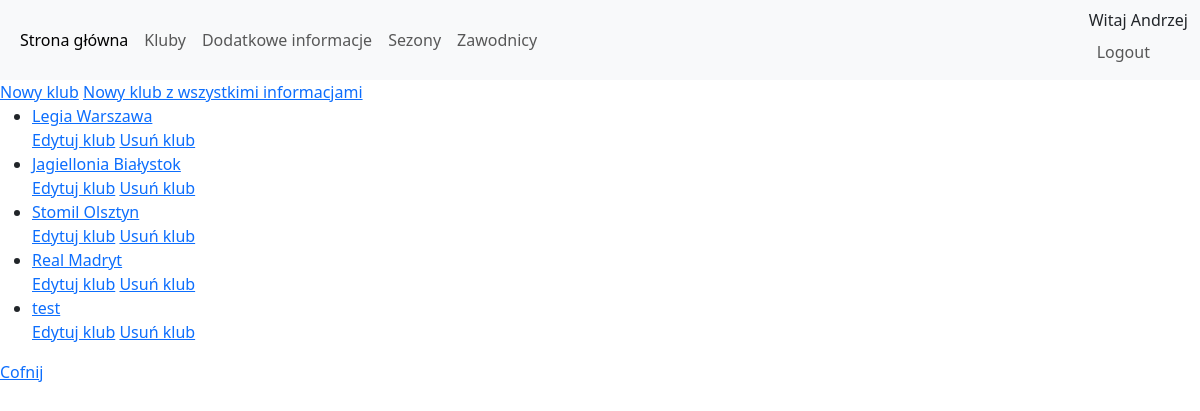
/kluby/portal/klub_wszystkie/ (signed in), run on the app's committed database.
### kluby/models.py (models this page shows, shortened)
class Klub(models.Model):
    nazwa = models.CharField(max_length=64, blank=False, unique=True)
    miasto = models.CharField(max_length=64, blank=True, unique=False)
    rok_powstania = models.PositiveSmallIntegerField(null=True, blank=True)
    opis = models.TextField(default="")

### kluby/views.py (the view)
# urls.py: path('portal/klub_wszystkie/',wszystkie, name='wszystkie'),
def wszystkie(request):
    kluby=Klub.objects.all()
    context = {'kluby': kluby}
    return render(request, 'kluby/wszystkie.html', context)

### templates/kluby/wszystkie.html (shortened to what this page needs)
{% extends 'main/portal.html' %}
{% block strona %}
<a href="{% url 'nowy' %}">Nowy klub</a>
<a href="{% url 'nowy2' %}">Nowy klub z wszystkimi informacjami</a>
{% if kluby %}
    <ul>
    {% for klub in kluby %}
        <li><a href="/kluby/portal/klub_szczegoly/{{ klub.id }}/">{{ klub.nazwa }}</a></li>
        <a href="/kluby/portal/klub_edytuj/{{ klub.id }}/" >Edytuj klub</a>
        <a href="/kluby/portal/klub_usun/{{ klub.id }}/" >Usuń klub</a>
    {% endfor %}
    </ul>
{% else %}
    <p>Brak klubów w bazie danych.</p>
{% endif %}
<a href="{% url 'portal' %}">Cofnij</a>
{% endblock %}

### templates/main/portal.html (shortened to what this page needs)
{% extends 'main/glowny.html' %}
{% block nawigacja %}
<nav class="navbar navbar-expand-sm bg-light navbar-light">
  <div class="container-fluid">
    <ul class="navbar-nav">
      <li class="nav-item">
        <a class="nav-link active" href="/kluby/portal/">Strona główna</a>
      </li>
      <li class="nav-item">
        <a class="nav-link" href="/kluby/portal/klub_wszystkie/">Kluby</a>
      </li>
      <li class="nav-item">
        <a class="nav-link" href="/kluby/portal/extra_wszystkie/">Dodatkowe informacje</a>
      </li>
      <li class="nav-item">
        <a class="nav-link" href="/kluby/portal/sezon_wszystkie/">Sezony</a>
      </li>
       <li class="nav-item">
        <a class="nav-link" href="/kluby/portal/zawodnik_wszystkie/">Zawodnicy</a>
      </li>
    </ul>
    <ul class="nav navbar-nav navbar-right">
      {% if user.is_authenticated %}
      <li class="nav-item">
      <span>
      Witaj {{ user.username }}
      </span>
      <a class="nav-link" href="{% url 'logout' %}">Logout</a>
      </li>
      {% else %}
      <li class="nav-item">
      <a  class="nav-link" href="{% url 'login' %}">Login</a>
      </li>
      {% endif %}
    </ul>
  </div>
</nav>
{% endblock %}

### data on the page
Klub: nazwa "Legia Warszawa"
Klub: nazwa "Jagiellonia Białystok"
Klub: nazwa "Stomil Olsztyn"
Klub: nazwa "Real Madryt"
Klub: nazwa "test"

### other printed values
{{ user.username }} "Andrzej"
